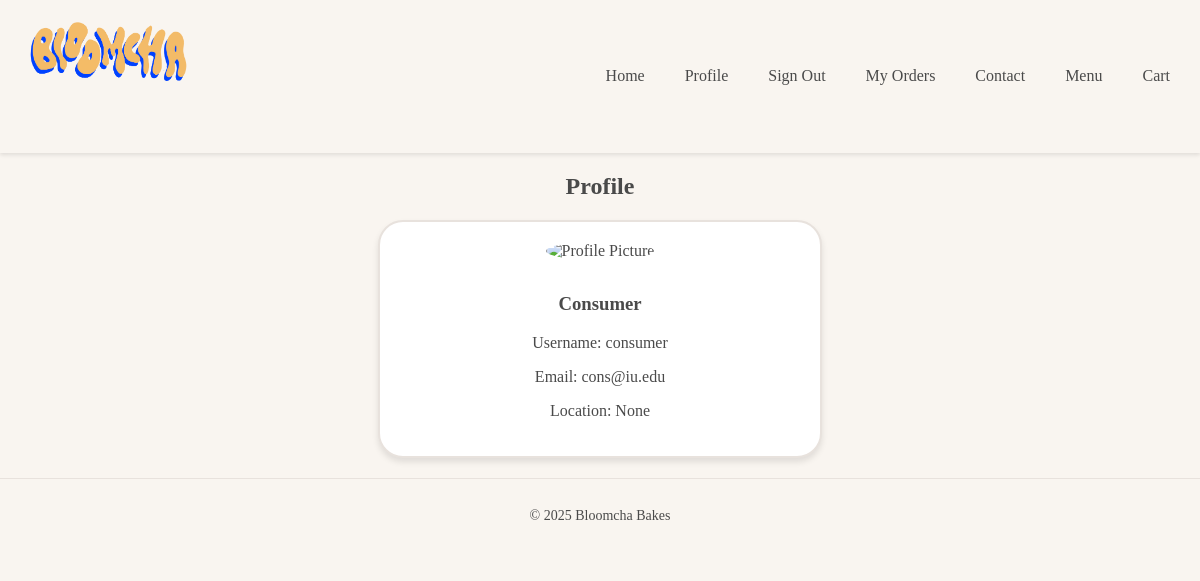
/profile (signed in), run on the app's committed database.
### CreateDatabase.py (models this page shows)
class User(Base):
    __tablename__ = 'Users'
    user_id = Column(Integer, primary_key=True, autoincrement=True)
    username = Column(String, nullable=False, unique=True)
    name = Column(String, nullable=False)
    email = Column(String, nullable=False, unique=True)
    password = Column(String, nullable=False)
    profile_image = Column(String)  # Path or URL to the profile picture
    location = Column(String)
    role = Column(String, nullable=False, default="Buyer")  # Role: "Administrator" or "Buyer"
    desserts = relationship("Dessert", back_populates="user")
    messages_sent = relationship("Message", foreign_keys="Message.sender_id", back_populates="sender")
    messages_received = relationship("Message", foreign_keys="Message.receiver_id", back_populates="receiver")
    reviews = relationship("Review", foreign_keys="Review.user_id", back_populates="user")
    orders = relationship("Order", back_populates="user")

### app.py (the view)
@app.route('/profile', methods=['GET', 'POST'])
def profile():
    if not session.get('logged_in'):
        flash('You must log in to access the profile page.', 'error')
        return redirect(url_for('login'))
    user = db_session.query(User).filter_by(user_id=session['user_id']).first()
    if not user:
        flash('User not found.', 'error')
        return redirect(url_for('login'))
    if request.method == 'POST':
        profile_picture = request.files.get('profile_picture')
        if profile_picture:
            pass
        return redirect(url_for('profile'))
    return render_template('profile.html', user=user)

### templates/profile.html (shortened to what this page needs)
{% extends "base.html" %}
{% block content %}
    <h2>Profile</h2>
    <div class="profile-container">
        <img src="{{ url_for('static', filename=user.profile_image) if user.profile_image else url_for('static', filename='default-profile.jpg') }}" alt="Profile Picture" class="profile-image">
        <h3>{{ user.name }}</h3>
        <p>Username: {{ user.username }}</p>
        <p>Email: {{ user.email }}</p>
        <p>Location: {{ user.location }}</p>
    </div>
{% endblock %}

### static/css/style.css (style rules this page uses)
body { font-family: 'Noto Serif JP', serif; margin: 0; padding: 0; background-color: #f9f5f0; color: #4a4a4a; }
h2, h3 { text-align: center; color: #4a4a4a; font-weight: 600; }
.profile-container { text-align: center; margin: 20px auto; padding: 20px; background-color: #fff; border: 2px solid #e8e2dd; border-radius: 25px; box-shadow: 0 4px 6px rgba(0, 0, 0, 0.1); max-width: 400px; }
.profile-image { width: 150px; height: 150px; border-radius: 50%; object-fit: cover; margin-bottom: 15px; }

### data on the page
User: name "Consumer", username "consumer", email "cons@iu.edu", location "None"
